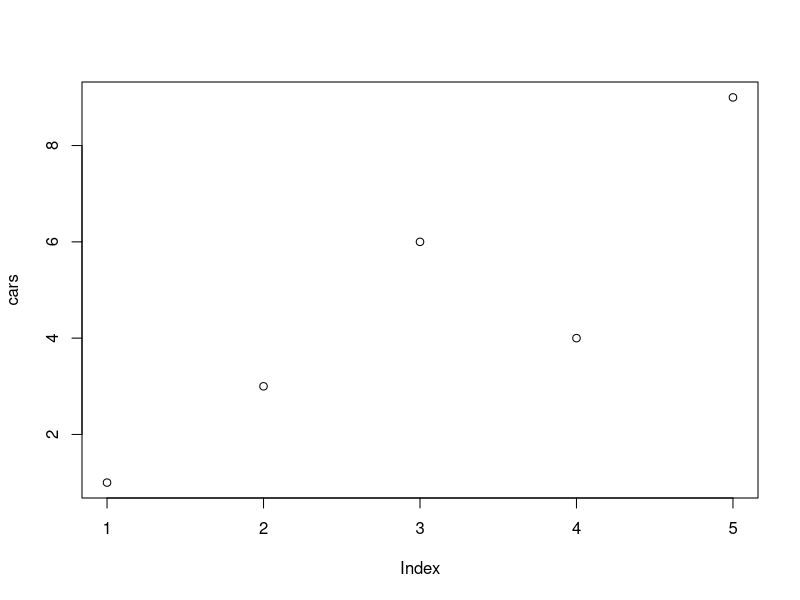
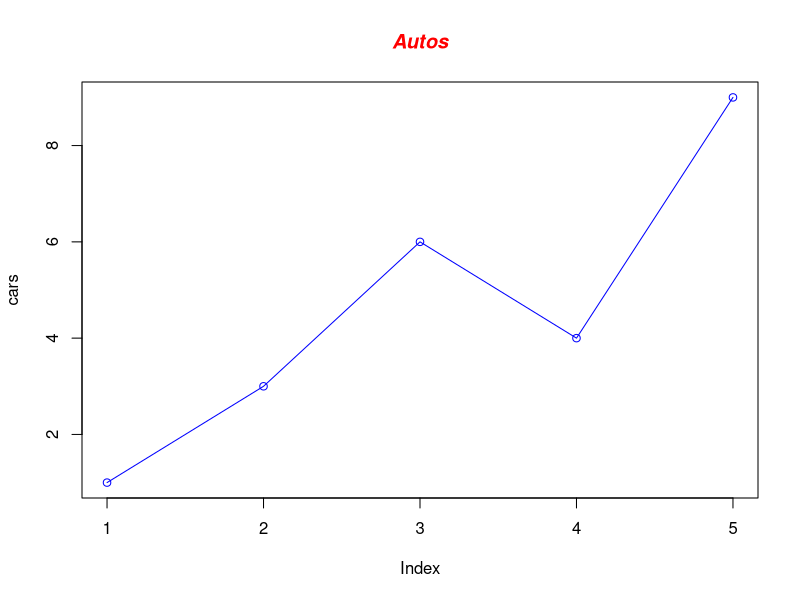
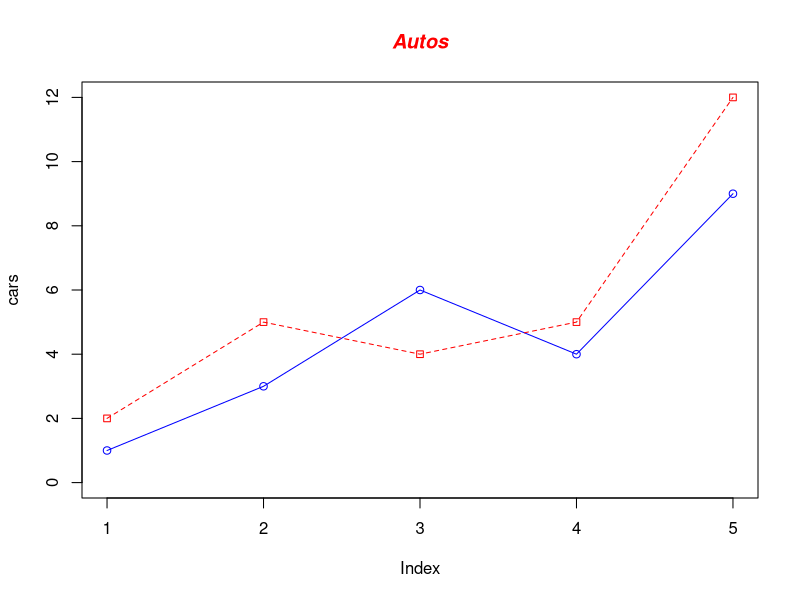
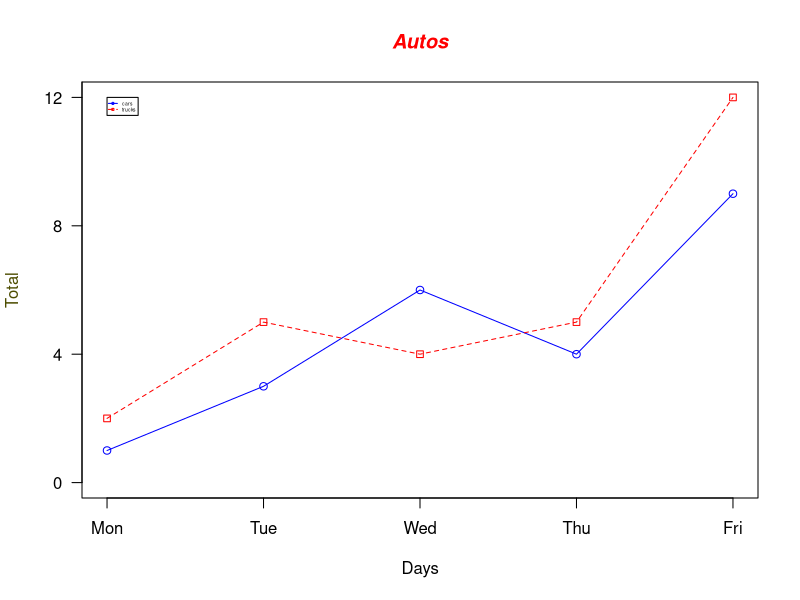
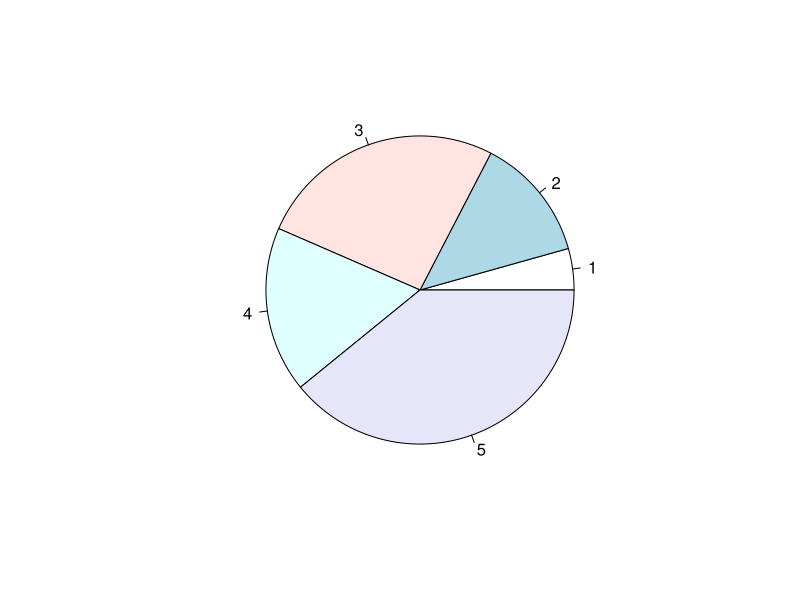
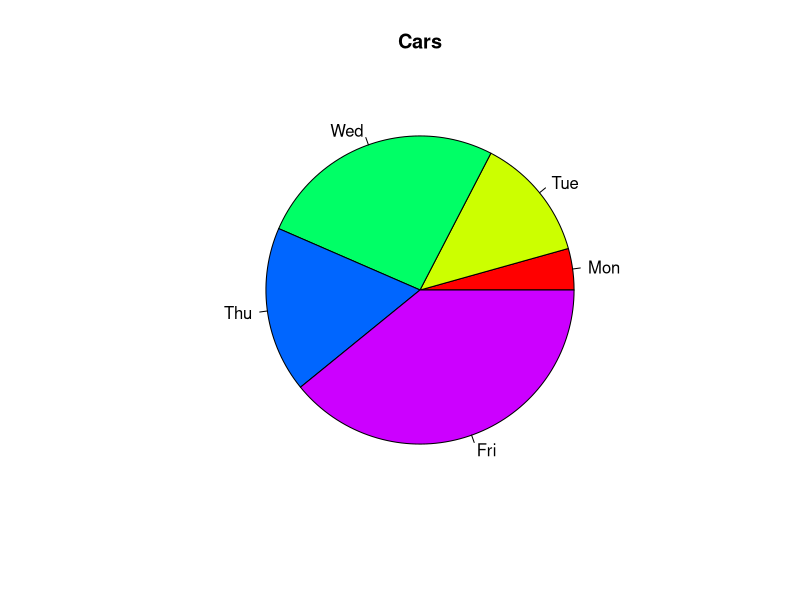
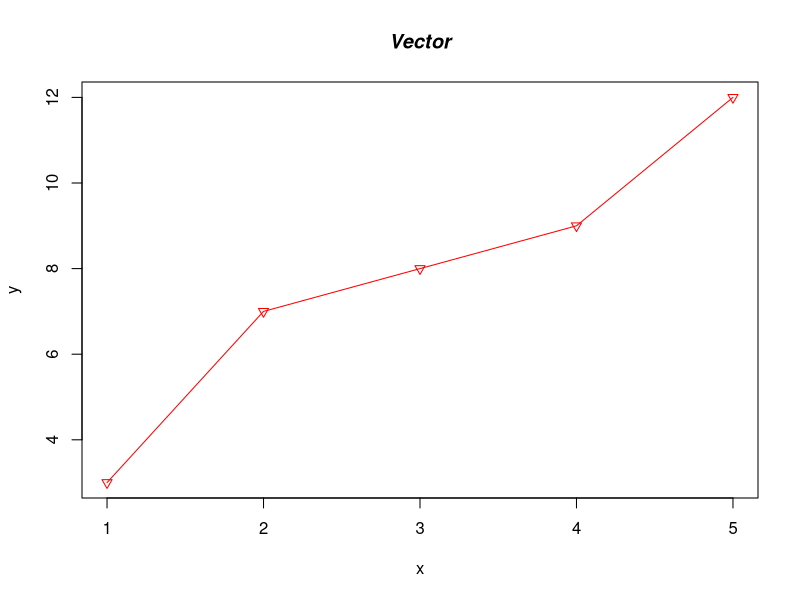
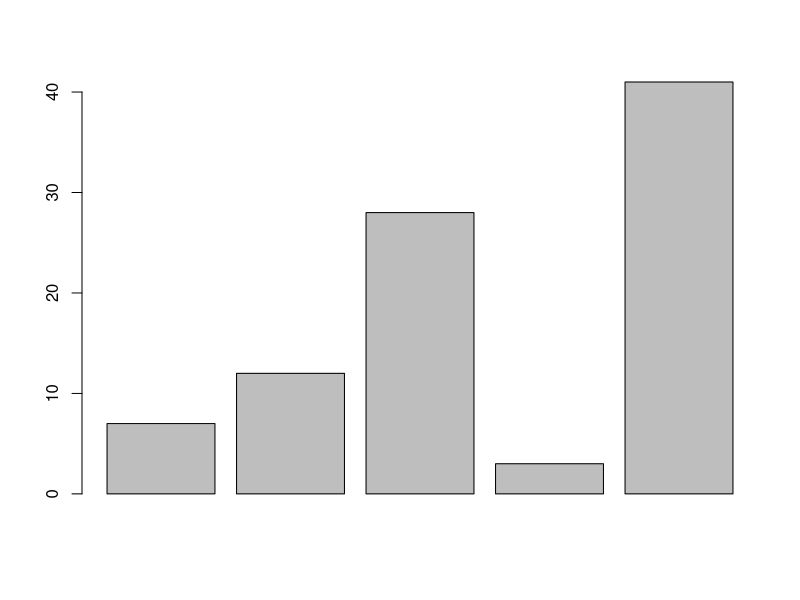

These figures' R source, in order:
#Define cars vector with 5 values
cars <- c(1, 3, 6, 4, 9)

#Graph the cars vector
plot(cars)

#Graph cars using blue points overlayed by a line
plot(cars, type="o", col="blue")    #o=overlapped

#Create a title with a red, bold/italic font
#col.main = title colour
title(main="Autos", col.main="red", font.main=4)

#Define 2 vectors
cars <- c(1, 3, 6, 4, 9)
trucks <- c(2, 5, 4, 5, 12)

#Graph cars using a y axis
plot(cars, type="o", col="blue", ylim=c(0,12))

#Graph trucks with red dashed line and square points
#pch = plot character
#lty = line type
lines(trucks, type="o", pch=22, lty=2, col="red")

#Create a title with a red, bold/italic font
title(main="Autos", col.main="red", font.main=4)

#Define 2 vectors
cars <- c(1, 3, 6, 4, 9)
trucks <- c(2, 5, 4, 5, 12)

# Calculate range from 0 to max
g_range <- range(0, cars, trucks)

#Graph autos using y axis that ranges from 0 to max value in cars or trucks vector. 
#Turn off axes and annotations (axis labels) so we can specify them ourselves.
plot(cars, type="o", col="blue", ylim=g_range, axes=FALSE, ann=FALSE)

#Make x axis using Mon-Fri labels
axis(1, at=1:5, lab=c("Mon","Tue","Wed","Thu","Fri"))

# Make y axis with horizontal labels that
#display ticks at every 4 marks. 4*0:g_range[2]
#is equivalent to c(0,4,8,12). las is labels
#are parallel (=0) or perpendicular(=2) to axis
axis(2, las=2, at=4*0:g_range[2])
# Create box around plot
box()
# Graph trucks with red dashed line and square points
lines(trucks, type="o", pch=22, lty=2, col="red")
# Create a title with a red, bold/italic font
title(main="Autos", col.main="red", font.main=4)
# Label the x and y axes with dark green text
title(xlab="Days", col.lab=rgb(0,0,0))
title(ylab="Total", col.lab=rgb(0.3,0.3,0))
# Create a legend at (1, g_range[2]) that is
#slightly smaller (cex) and uses the same line
#colors and points used by
# the actual plots
#cex is scaling of text and symbol
legend(1, g_range[2], c("cars","trucks"),
       cex=0.3,
       col=c("blue","red"), pch=21:22,
       lty=1:2);

#Let's start with a simple pie chart graphing the cars vector:
# Define cars vector with 5 values
cars <- c(1, 3, 6, 4, 9)
# Create a pie chart for cars
pie(cars)
#Now let's add a heading, change the colors, and define our own labels:
# Define cars vector with 5 values
cars <- c(1, 3, 6, 4, 9)

# Create a pie chart with defined heading and
# custom colors and labels
pie(cars, main="Cars", col=rainbow(length(cars)),
    labels=c("Mon","Tue","Wed","Thu","Fri"))

#############################
#Example
x=c(1, 2, 3, 4, 5)
y=c(3, 7, 8, 9, 12)
plot(x,y,type = "o", pch=25,lty=1, col="red")
title(main="Vector", col.main="Black", font.main=4)
#######################
a <- c(7,12,28,3,41)
barplot(a)